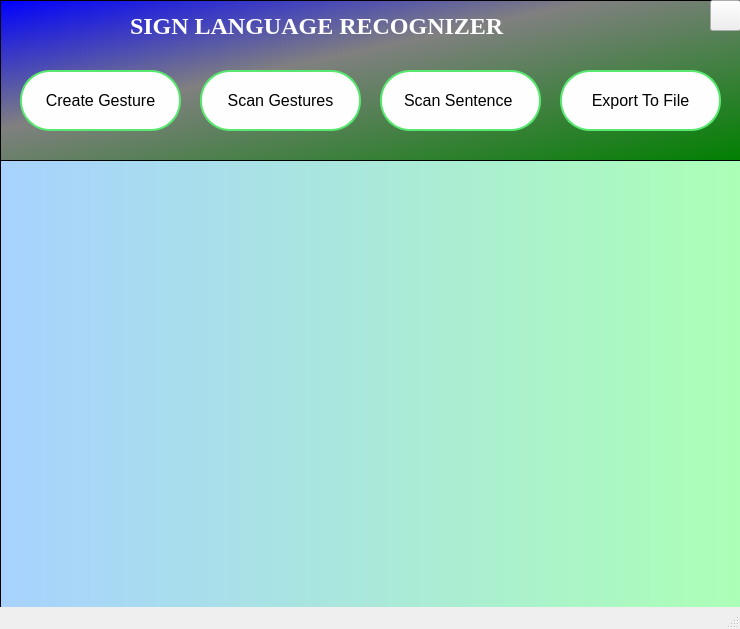
<?xml version="1.0" encoding="UTF-8"?>
<ui version="4.0">
 <class>MainWindow</class>
 <widget class="QMainWindow" name="MainWindow">
  <property name="geometry">
   <rect>
    <x>0</x>
    <y>0</y>
    <width>740</width>
    <height>629</height>
   </rect>
  </property>
  <property name="windowTitle">
   <string>MainWindow</string>
  </property>
  <widget class="QWidget" name="centralwidget">
   <widget class="QGraphicsView" name="graphicsView_2">
    <property name="geometry">
     <rect>
      <x>0</x>
      <y>0</y>
      <width>741</width>
      <height>161</height>
     </rect>
    </property>
    <property name="toolTip">
     <string>&lt;html&gt;&lt;head/&gt;&lt;body&gt;&lt;p&gt;&lt;br/&gt;&lt;/p&gt;&lt;/body&gt;&lt;/html&gt;</string>
    </property>
    <property name="styleSheet">
     <string notr="true">background-color: qlineargradient(x1: 0, y1: 0, x2: 1, y2: 1,stop: 0 blue, stop: 0.4 grey,stop: 1 green);
</string>
    </property>
   </widget>
   <widget class="QLabel" name="label">
    <property name="geometry">
     <rect>
      <x>130</x>
      <y>10</y>
      <width>531</width>
      <height>31</height>
     </rect>
    </property>
    <property name="font">
     <font>
      <family>Times New Roman</family>
      <pointsize>18</pointsize>
      <weight>75</weight>
      <bold>true</bold>
     </font>
    </property>
    <property name="styleSheet">
     <string notr="true">color:white;</string>
    </property>
    <property name="text">
     <string>SIGN LANGUAGE RECOGNIZER</string>
    </property>
   </widget>
   <widget class="QLabel" name="label_3">
    <property name="geometry">
     <rect>
      <x>0</x>
      <y>160</y>
      <width>741</width>
      <height>431</height>
     </rect>
    </property>
    <property name="styleSheet">
     <string notr="true">
font-size: 40px;
color:white;
</string>
    </property>
    <property name="text">
     <string/>
    </property>
   </widget>
   <widget class="QGraphicsView" name="graphicsView">
    <property name="geometry">
     <rect>
      <x>0</x>
      <y>160</y>
      <width>741</width>
      <height>471</height>
     </rect>
    </property>
    <property name="styleSheet">
     <string notr="true">background-color: qlineargradient(spread:pad, x1:0, y1:0, x2:1, y2:0, stop:0 rgba(167, 210, 255, 255), stop:1 rgba(172, 255, 182, 255));</string>
    </property>
   </widget>
   <widget class="QPushButton" name="exit_button">
    <property name="geometry">
     <rect>
      <x>710</x>
      <y>0</y>
      <width>31</width>
      <height>31</height>
     </rect>
    </property>
    <property name="styleSheet">
     <string notr="true">QPushButton#exit_button{
background-image:url(&quot;icons/quit.png&quot;);
background-repeat:none;
}</string>
    </property>
    <property name="text">
     <string/>
    </property>
   </widget>
   <widget class="QPushButton" name="create">
    <property name="geometry">
     <rect>
      <x>20</x>
      <y>70</y>
      <width>161</width>
      <height>61</height>
     </rect>
    </property>
    <property name="font">
     <font>
      <family>Arial</family>
      <pointsize>12</pointsize>
      <weight>50</weight>
      <italic>false</italic>
      <bold>false</bold>
     </font>
    </property>
    <property name="layoutDirection">
     <enum>Qt::RightToLeft</enum>
    </property>
    <property name="styleSheet">
     <string notr="true">QPushButton#create{
color:black;
background-color:#fefefe;
border: 2px solid #58e870; border-radius:30px;
font: 12pt &quot;Arial&quot;;
background-repeat:none;
}
QPushButton#create:hover
{
   background-color:lightgreen;
	color:white;
}</string>
    </property>
    <property name="text">
     <string>Create Gesture</string>
    </property>
   </widget>
   <widget class="QPushButton" name="scan_sinlge">
    <property name="geometry">
     <rect>
      <x>200</x>
      <y>70</y>
      <width>161</width>
      <height>61</height>
     </rect>
    </property>
    <property name="font">
     <font>
      <family>Arial</family>
      <pointsize>12</pointsize>
      <weight>50</weight>
      <italic>false</italic>
      <bold>false</bold>
     </font>
    </property>
    <property name="layoutDirection">
     <enum>Qt::LeftToRight</enum>
    </property>
    <property name="autoFillBackground">
     <bool>false</bool>
    </property>
    <property name="styleSheet">
     <string notr="true">QPushButton#scan_sinlge{
color:black;
background-color:#fefefe;
border: 2px solid #58e870; border-radius:30px;
font: 12pt &quot;Arial&quot;;
background-repeat:none;
}
QPushButton#scan_sinlge:hover
{
   background-color:lightgreen;
	color:white;
}</string>
    </property>
    <property name="text">
     <string>Scan Gestures</string>
    </property>
   </widget>
   <widget class="QPushButton" name="scan_sen">
    <property name="geometry">
     <rect>
      <x>380</x>
      <y>70</y>
      <width>161</width>
      <height>61</height>
     </rect>
    </property>
    <property name="font">
     <font>
      <family>Arial</family>
      <pointsize>12</pointsize>
      <weight>50</weight>
      <italic>false</italic>
      <bold>false</bold>
     </font>
    </property>
    <property name="styleSheet">
     <string notr="true">QPushButton#scan_sen{
color:black;
background-color:#fefefe;
border: 2px solid #58e870; border-radius:30px;
font: 12pt &quot;Arial&quot;;
background-repeat:none;
}
QPushButton#scan_sen:hover
{
   background-color:lightgreen;
	color:white;
}</string>
    </property>
    <property name="text">
     <string>Scan Sentence </string>
    </property>
   </widget>
   <widget class="QPushButton" name="exp2">
    <property name="geometry">
     <rect>
      <x>560</x>
      <y>70</y>
      <width>161</width>
      <height>61</height>
     </rect>
    </property>
    <property name="font">
     <font>
      <family>Arial</family>
      <pointsize>12</pointsize>
      <weight>50</weight>
      <italic>false</italic>
      <bold>false</bold>
     </font>
    </property>
    <property name="styleSheet">
     <string notr="true">QPushButton#exp2{
color:black;
background-color:#fefefe;
border: 2px solid #58e870; border-radius:30px;
font: 12pt &quot;Arial&quot;;
background-repeat:none;
}
QPushButton#exp2:hover
{
   background-color:lightgreen;
	color:white;
}</string>
    </property>
    <property name="text">
     <string>Export To File</string>
    </property>
    <property name="checkable">
     <bool>false</bool>
    </property>
    <property name="autoRepeat">
     <bool>false</bool>
    </property>
    <property name="autoExclusive">
     <bool>false</bool>
    </property>
    <property name="autoDefault">
     <bool>false</bool>
    </property>
    <property name="default">
     <bool>false</bool>
    </property>
    <property name="flat">
     <bool>false</bool>
    </property>
   </widget>
  </widget>
  <widget class="QMenuBar" name="menubar">
   <property name="geometry">
    <rect>
     <x>0</x>
     <y>0</y>
     <width>740</width>
     <height>26</height>
    </rect>
   </property>
  </widget>
  <widget class="QStatusBar" name="statusbar"/>
 </widget>
 <resources/>
 <connections/>
</ui>
